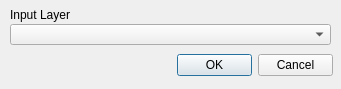
<?xml version="1.0" encoding="UTF-8"?>
<ui version="4.0">
 <class>hcmgis_checkvalidity_form</class>
 <widget class="QDialog" name="hcmgis_checkvalidity_form">
  <property name="windowModality">
   <enum>Qt::ApplicationModal</enum>
  </property>
  <property name="enabled">
   <bool>true</bool>
  </property>
  <property name="geometry">
   <rect>
    <x>0</x>
    <y>0</y>
    <width>341</width>
    <height>89</height>
   </rect>
  </property>
  <property name="mouseTracking">
   <bool>false</bool>
  </property>
  <property name="windowTitle">
   <string>Check Validity</string>
  </property>
  <widget class="QDialogButtonBox" name="BtnOKCancel">
   <property name="geometry">
    <rect>
     <x>177</x>
     <y>50</y>
     <width>156</width>
     <height>31</height>
    </rect>
   </property>
   <property name="standardButtons">
    <set>QDialogButtonBox::Cancel|QDialogButtonBox::Ok</set>
   </property>
  </widget>
  <widget class="QLabel" name="LblInput">
   <property name="geometry">
    <rect>
     <x>10</x>
     <y>7</y>
     <width>321</width>
     <height>16</height>
    </rect>
   </property>
   <property name="text">
    <string>Input Layer</string>
   </property>
  </widget>
  <widget class="QgsMapLayerComboBox" name="CboInput">
   <property name="geometry">
    <rect>
     <x>10</x>
     <y>24</y>
     <width>321</width>
     <height>21</height>
    </rect>
   </property>
  </widget>
 </widget>
 <customwidgets>
  <customwidget>
   <class>QgsMapLayerComboBox</class>
   <extends>QComboBox</extends>
   <header>qgis.gui</header>
  </customwidget>
 </customwidgets>
 <resources/>
 <connections>
  <connection>
   <sender>BtnOKCancel</sender>
   <signal>accepted()</signal>
   <receiver>hcmgis_checkvalidity_form</receiver>
   <slot>accept()</slot>
   <hints>
    <hint type="sourcelabel">
     <x>251</x>
     <y>272</y>
    </hint>
    <hint type="destinationlabel">
     <x>169</x>
     <y>143</y>
    </hint>
   </hints>
  </connection>
  <connection>
   <sender>BtnOKCancel</sender>
   <signal>rejected()</signal>
   <receiver>hcmgis_checkvalidity_form</receiver>
   <slot>reject()</slot>
   <hints>
    <hint type="sourcelabel">
     <x>251</x>
     <y>272</y>
    </hint>
    <hint type="destinationlabel">
     <x>169</x>
     <y>143</y>
    </hint>
   </hints>
  </connection>
 </connections>
</ui>
